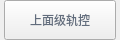
                    <widget class="QWidget" name="fdj_label_12" native="true">
                     <property name="geometry">
                      <rect>
                       <x>410</x>
                       <y>160</y>
                       <width>120</width>
                       <height>40</height>
                      </rect>
                     </property>
                     <property name="minimumSize">
                      <size>
                       <width>0</width>
                       <height>40</height>
                      </size>
                     </property>
                     <property name="maximumSize">
                      <size>
                       <width>16777215</width>
                       <height>40</height>
                      </size>
                     </property>
                     <layout class="QHBoxLayout" name="horizontalLayout_32">
                      <property name="spacing">
                       <number>0</number>
                      </property>
                      <property name="leftMargin">
                       <number>0</number>
                      </property>
                      <property name="topMargin">
                       <number>0</number>
                      </property>
                      <property name="rightMargin">
                       <number>0</number>
                      </property>
                      <property name="bottomMargin">
                       <number>0</number>
                      </property>
                      <item>
                       <widget class="QLabel" name="label_212">
                        <property name="minimumSize">
                         <size>
                          <width>4</width>
                          <height>0</height>
                         </size>
                        </property>
                        <property name="maximumSize">
                         <size>
                          <width>4</width>
                          <height>16777215</height>
                         </size>
                        </property>
                        <property name="text">
                         <string/>
                        </property>
                        <property name="pixmap">
                         <pixmap resource="twoDdisplay.qrc">:/twoDdisplay/rectleft</pixmap>
                        </property>
                       </widget>
                      </item>
                      <item>
                       <widget class="QPushButton" name="smjgkbtn">
                        <property name="minimumSize">
                         <size>
                          <width>0</width>
                          <height>40</height>
                         </size>
                        </property>
                        <property name="maximumSize">
                         <size>
                          <width>16777215</width>
                          <height>40</height>
                         </size>
                        </property>
                        <property name="cursor">
                         <cursorShape>PointingHandCursor</cursorShape>
                        </property>
                        <property name="styleSheet">
                         <string notr="true">border-image:url(:/twoDdisplay/btnbg);
color:rgb(98,109,125);</string>
                        </property>
                        <property name="text">
                         <string>上面级轨控</string>
                        </property>
                       </widget>
                      </item>
                      <item>
                       <widget class="QLabel" name="label_213">
                        <property name="minimumSize">
                         <size>
                          <width>4</width>
                          <height>0</height>
                         </size>
                        </property>
                        <property name="maximumSize">
                         <size>
                          <width>4</width>
                          <height>16777215</height>
                         </size>
                        </property>
                        <property name="text">
                         <string/>
                        </property>
                        <property name="pixmap">
                         <pixmap resource="twoDdisplay.qrc">:/twoDdisplay/rectright</pixmap>
                        </property>
                       </widget>
                      </item>
                     </layout>
                    </widget>
